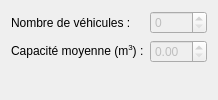
                  <widget class="QWidget" name="tab_3">
                   <attribute name="title">
                    <string>Circuit 1</string>
                   </attribute>
                   <layout class="QFormLayout" name="formLayout_4">
                    <item row="0" column="0">
                     <widget class="QLabel" name="label_10">
                      <property name="text">
                       <string>Nombre de véhicules :</string>
                      </property>
                     </widget>
                    </item>
                    <item row="0" column="1">
                     <widget class="QSpinBox" name="recap_nbVehicules">
                      <property name="enabled">
                       <bool>false</bool>
                      </property>
                     </widget>
                    </item>
                    <item row="1" column="0">
                     <widget class="QLabel" name="label_17">
                      <property name="text">
                       <string>&lt;html&gt;&lt;head/&gt;&lt;body&gt;&lt;p&gt;Capacité moyenne (m&lt;span style=&quot; vertical-align:super;&quot;&gt;3&lt;/span&gt;) :&lt;/p&gt;&lt;/body&gt;&lt;/html&gt;</string>
                      </property>
                     </widget>
                    </item>
                    <item row="1" column="1">
                     <widget class="QDoubleSpinBox" name="recap_capaMaxMoy">
                      <property name="enabled">
                       <bool>false</bool>
                      </property>
                     </widget>
                    </item>
                   </layout>
                  </widget>
